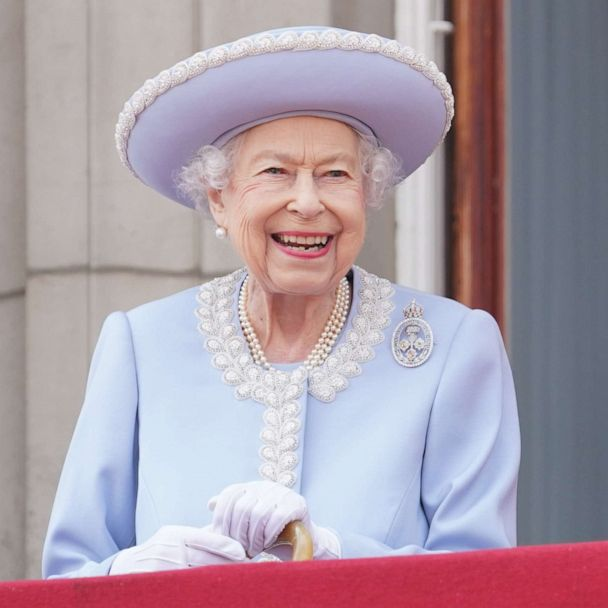
%> input picture IVP_Assignment_4/queen.jpg, 608 x 608 px
$ octave exo1_1.m   (GNU Octave 9; MATLAB toolbox functions it lacks are replaced by stand-ins)
%> lines starting %> are read from the running program, lines starting %| are printed output that depends on the picture; in (x1, y1, x2, y2) boxes, pixels count from 0 and x2, y2 are one past the last pixel; in counts of white or black regions, pixels touching at a corner belong together; the program's own positions count from 1
% Step 1: Loading Image in RGB space and transforming it to linear RGB
img = imread('queen.jpg');
%> img is the input picture: size 608x608x3 uint8; mean R, G, B 172.1, 156.2, 167.2
linear_image = rgb2lin(img,OutputType="double");
%> linear_image: size 608x608x3 uint8; mean of channels 1, 2, 3 113.2, 98.6, 114.1
% Reshape the image matrix
image_reshaped = reshape(linear_image, [], 3);

%Perform K-means clustering
num_clusters = 7;
[idx, centroids] = kmeans(image_reshaped, num_clusters);
%> centroids = [36.46 40.03 52.14; 171.3 188.9 221; 131.5 110.2 108.7; 87.94 70.76 78.22; 131.2 16.93 24.43; 42.91 13.91 12.05; 125.6 133.5 177.7]

%Compute the centroid colors
palette_colors = centroids;
%> palette_colors has the same summary as centroids

% Print the palette colors
disp('Palette Colors:');
disp(palette_colors);
%|     36.463    40.027    52.135
%|    171.285   188.865   220.967
%|    131.544   110.181   108.655
%|     87.937    70.755    78.222
%|    131.227    16.933    24.432
%|     42.908    13.912    12.049
%|    125.571   133.494   177.737

% Create a figure to display the images side by side
figure;

% Plot the original image
subplot(1, num_clusters+1, 1);
imshow(img);
title('Original Image');

% Plot the color strip with the palette colors
color_strip = ones(300, num_clusters*300, 3);
for i = 1:num_clusters
    color_strip(:, (i-1)*300+1:i*300, 1) = palette_colors(i, 1);
    color_strip(:, (i-1)*300+1:i*300, 2) = palette_colors(i, 2);
    color_strip(:, (i-1)*300+1:i*300, 3) = palette_colors(i, 3);
end
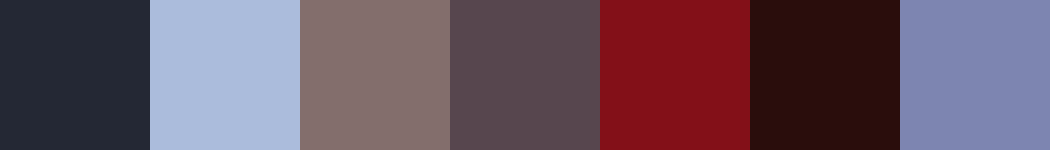
%> color_strip: size 300x2100x3 double (shown at 1/2 size); mean R, G, B 103.8, 82, 96.3
subplot(num_clusters+1, 2, 2);
imshow(color_strip);
title('Color Palette');

% Decompose the image into base color layers and translate to HSL color space
for i = 1:num_clusters
    % Create a binary mask for pixels belonging to the current cluster
    mask = reshape(idx == i, size(img, 1), size(img, 2));

    % Set pixels not belonging to the current cluster to black
    layer = img;
    layer(repmat(~mask, [1, 1, 3])) = 0;

    % Convert the layer to HSL color space
    hsl_layer = rgb2hsv(layer);

    % Plot the layer in the HSL color space
    subplot(num_clusters+1, 2, (i+1)*2-1);
    imshow(hsl_layer);
    title(sprintf('Layer %d (HSL)', i));
end
%> this loop made 7 passes
%> pass 1, `mask = reshape(idx == i, size(img, 1), size(img, 2));`:
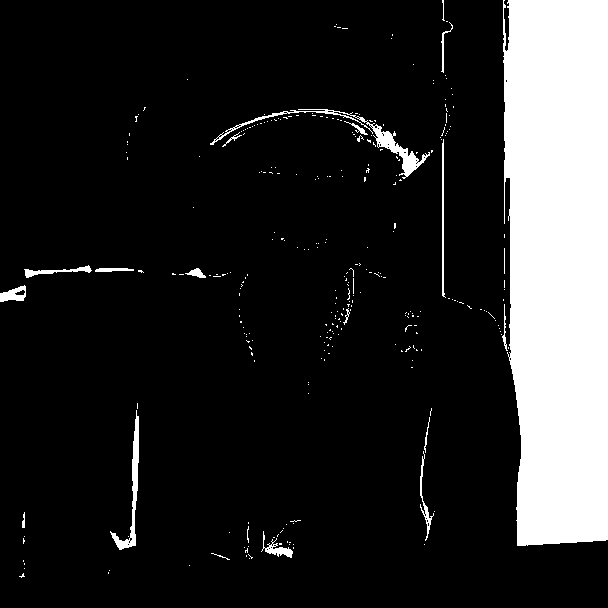
%> mask: size 608x608 logical; 15.6% white; 301 white regions (280 under 20 px), largest, box (x1, y1, x2, y2) and area: (503, 0, 608, 546) 52900, (210, 109, 430, 179) 1281, (110, 410, 139, 550) 797
%> pass 2, `mask = reshape(idx == i, size(img, 1), size(img, 2));`:
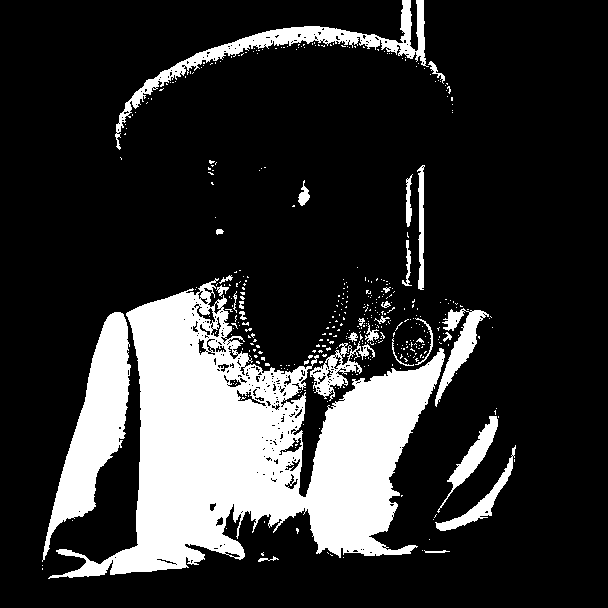
%> mask: size 608x608 logical; 19.5% white; 415 white regions (385 under 20 px), largest, box (x1, y1, x2, y2) and area: (48, 278, 445, 579) 51028, (42, 312, 131, 562) 8193, (115, 0, 429, 150) 4640
%> after the loop:
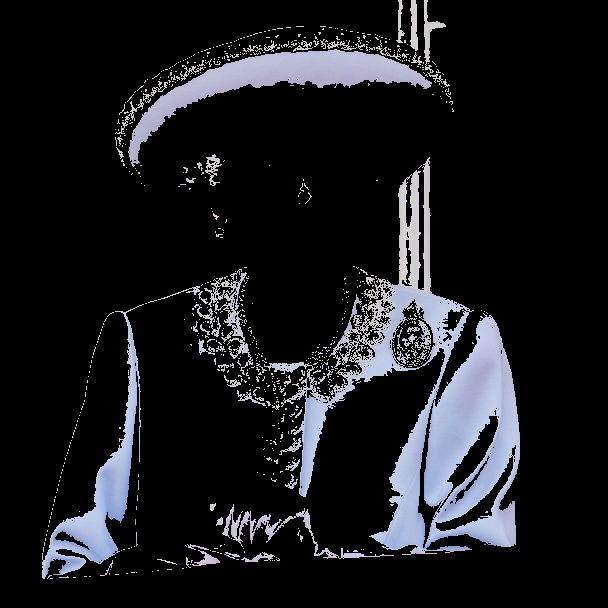
%> layer: size 608x608x3 uint8; mean R, G, B 25.2, 25.9, 29.5
%> after the loop:
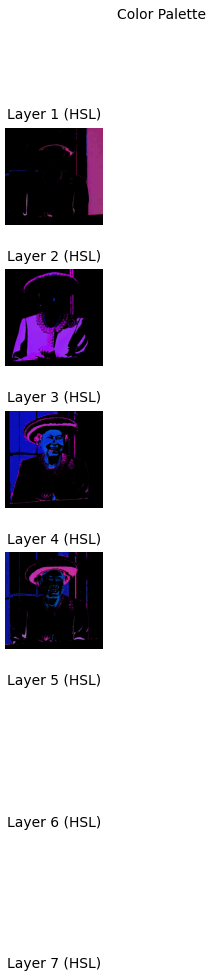
%> figure redrawn from the program's plot data, 8 panels

$ run again, with IVP_Assignment_4/happy.jpg copied over IVP_Assignment_4/queen.jpg
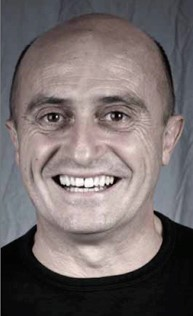
%> input picture IVP_Assignment_4/happy.jpg, 193 x 316 px
%> img is the input picture: size 316x193x3 uint8; mean R, G, B 115.4, 106.4, 106.5
%> linear_image: size 316x193x3 uint8; mean of channels 1, 2, 3 62.7, 51.7, 51
%> centroids = [1.9 1.65 1.69; 203.1 176.1 170.3; 124.1 98.55 94.28; 24.91 22.34 24.61; 56.07 48.52 50.01; 160.2 131.5 126.1; 89.84 70.71 68.32]
%> palette_colors has the same summary as centroids
%|      1.8954     1.6459     1.6928
%|    203.0943   176.1494   170.2663
%|    124.1030    98.5532    94.2790
%|     24.9060    22.3372    24.6096
%|     56.0651    48.5231    50.0143
%|    160.1709   131.4542   126.0640
%> (further printed lines are left out)
%> the loop `for i = 1:num_clusters` made 7 passes
%> pass 1, `mask = reshape(idx == i, size(img, 1), size(img, 2));`:
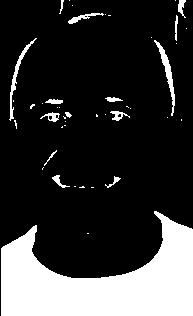
%> mask: size 316x193 logical; 20.9% white; 44 white regions (29 under 20 px), largest, box (x1, y1, x2, y2) and area: (1, 211, 193, 316) 11274, (154, 40, 175, 116) 336, (9, 38, 37, 121) 281
%> after the loop `for i = 1:num_clusters`:
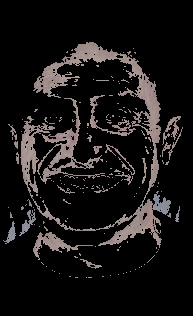
%> layer: size 316x193x3 uint8; mean R, G, B 22.6, 20.2, 19.9

$ run again, with IVP_Assignment_4/sad.jpg copied over IVP_Assignment_4/queen.jpg
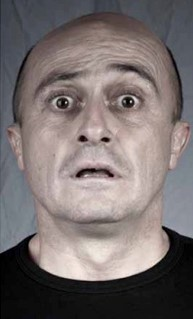
%> input picture IVP_Assignment_4/sad.jpg, 193 x 319 px
%> img is the input picture: size 319x193x3 uint8; mean R, G, B 119.6, 111, 110.5
%> linear_image: size 319x193x3 uint8; mean of channels 1, 2, 3 66, 55.4, 53.9
%> centroids = [2.25 1.93 1.99; 85.61 70.34 68.44; 193.7 167.8 157; 23.5 21.26 23.61; 118.5 95.19 89.69; 55.94 48.35 48.77; 152.4 127 120.5]
%> palette_colors has the same summary as centroids
%|      2.2505     1.9273     1.9893
%|     85.6084    70.3436    68.4374
%|    193.7139   167.8187   156.9666
%|     23.5047    21.2566    23.6059
%|    118.4514    95.1893    89.6881
%|     55.9353    48.3514    48.7693
%> (further printed lines are left out)
%> after the loop `for i = 1:num_clusters`:
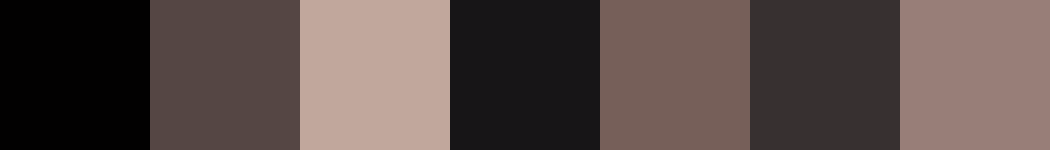
%> color_strip: size 300x2100x3 double (shown at 1/2 size); mean R, G, B 90.3, 76, 72.9
%> after the loop `for i = 1:num_clusters`:
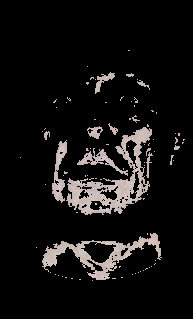
%> layer: size 319x193x3 uint8; mean R, G, B 18, 16.6, 16.2

$ run again, with IVP_Assignment_4/quantized_Image.png saved as IVP_Assignment_4/queen.jpg
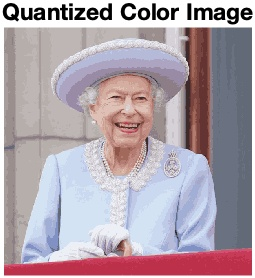
%> input picture IVP_Assignment_4/quantized_Image.png, 255 x 278 px
%> img is the input picture: size 278x255x3 uint8; mean R, G, B 176, 162.5, 171.9
%> linear_image: size 278x255x3 uint8; mean of channels 1, 2, 3 123.8, 111.2, 124.3
%> centroids = [32.21 29.24 36.58; 247.5 247.4 249.7; 125.3 133.2 176.4; 131.6 109.3 109.9; 87.15 69.74 76.29; 124.9 16.69 24.15; 166.8 183.1 214.3]
%> palette_colors has the same summary as centroids
%|     32.212    29.239    36.576
%|    247.540   247.374   249.699
%|    125.275   133.217   176.421
%|    131.551   109.348   109.950
%|     87.149    69.745    76.294
%|    124.875    16.689    24.151
%> (further printed lines are left out)
%> the loop `for i = 1:num_clusters` made 7 passes
%> pass 1, `mask = reshape(idx == i, size(img, 1), size(img, 2));`:
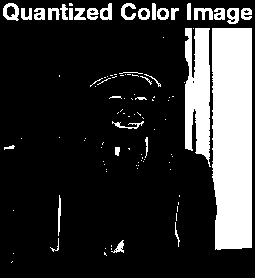
%> mask: size 278x255 logical; 19.6% white; 103 white regions (69 under 20 px), largest, box (x1, y1, x2, y2) and area: (212, 28, 252, 250) 8531, (185, 28, 211, 167) 2734, (3, 3, 19, 21) 168
%> after the loop `for i = 1:num_clusters`:
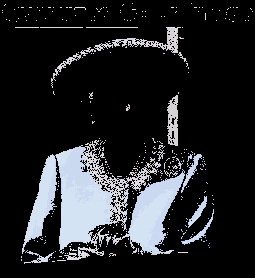
%> layer: size 278x255x3 uint8; mean R, G, B 34.6, 36.1, 38.7
